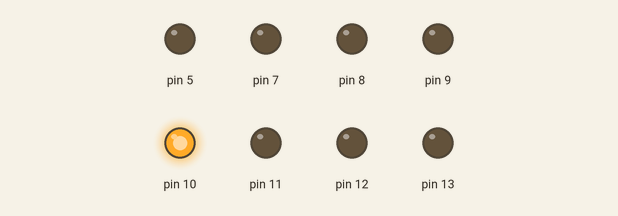
Simulated run of this sketch. Board: Arduino Uno, built with avr-gcc and run on an emulated ATmega328P. Shown: output pins drawn as LEDs (lit = HIGH). What the sketch prints to the serial monitor is not drawn.

Above: at 0.05 s.
Timing chart, 0 to 3.0 s (numbered marks = the images above):
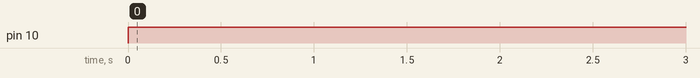

The sketch:

CocktailMotorTest.ino
```cpp
void setup() {
  /* 시리얼 창 설정 */
  Serial.begin(9600);

  pinMode(5, OUTPUT);

  for (int i = 7; i <= 13; i++ ) {
    pinMode(i,OUTPUT);
  }

  Serial.println("-- 아두이노 세팅 완료 --");
}

void loop() {
  motorTest(10);
//  motorTest(9);
// motorTest(108;

// for (int i = 7; i <= 13; i++ ) {
//    motorTest(i);
//  }
}

void motorTest (int num) {
  int moterNum = num - 6;
  Serial.print(moterNum);
  Serial.print("번 모터 테스트\n");

  digitalWrite(num, HIGH);
  delay(1500);
  digitalWrite(num, LOW);
}
```

Measured:
- by itself, pin 10: LOW → HIGH at 0.00 s
